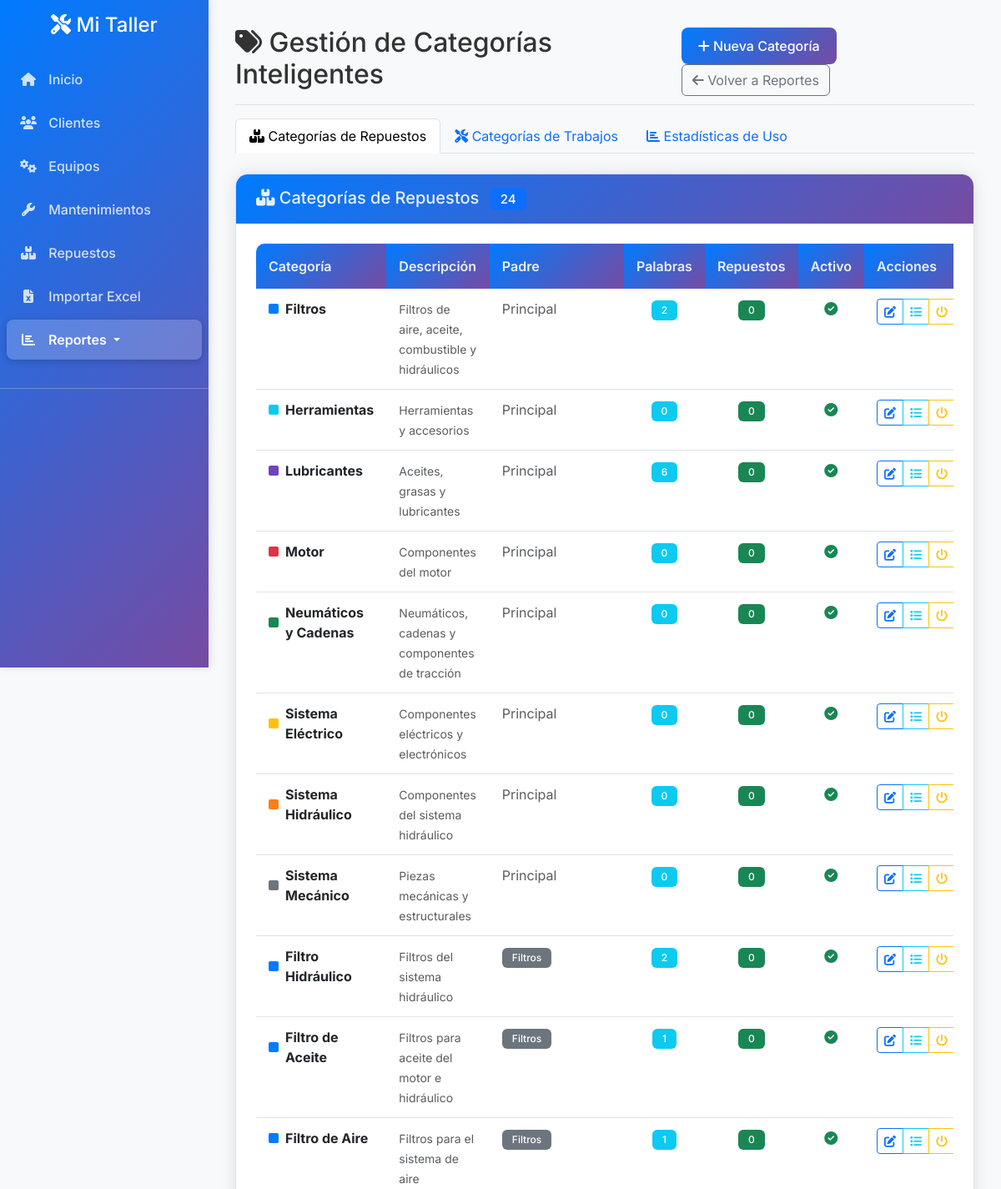
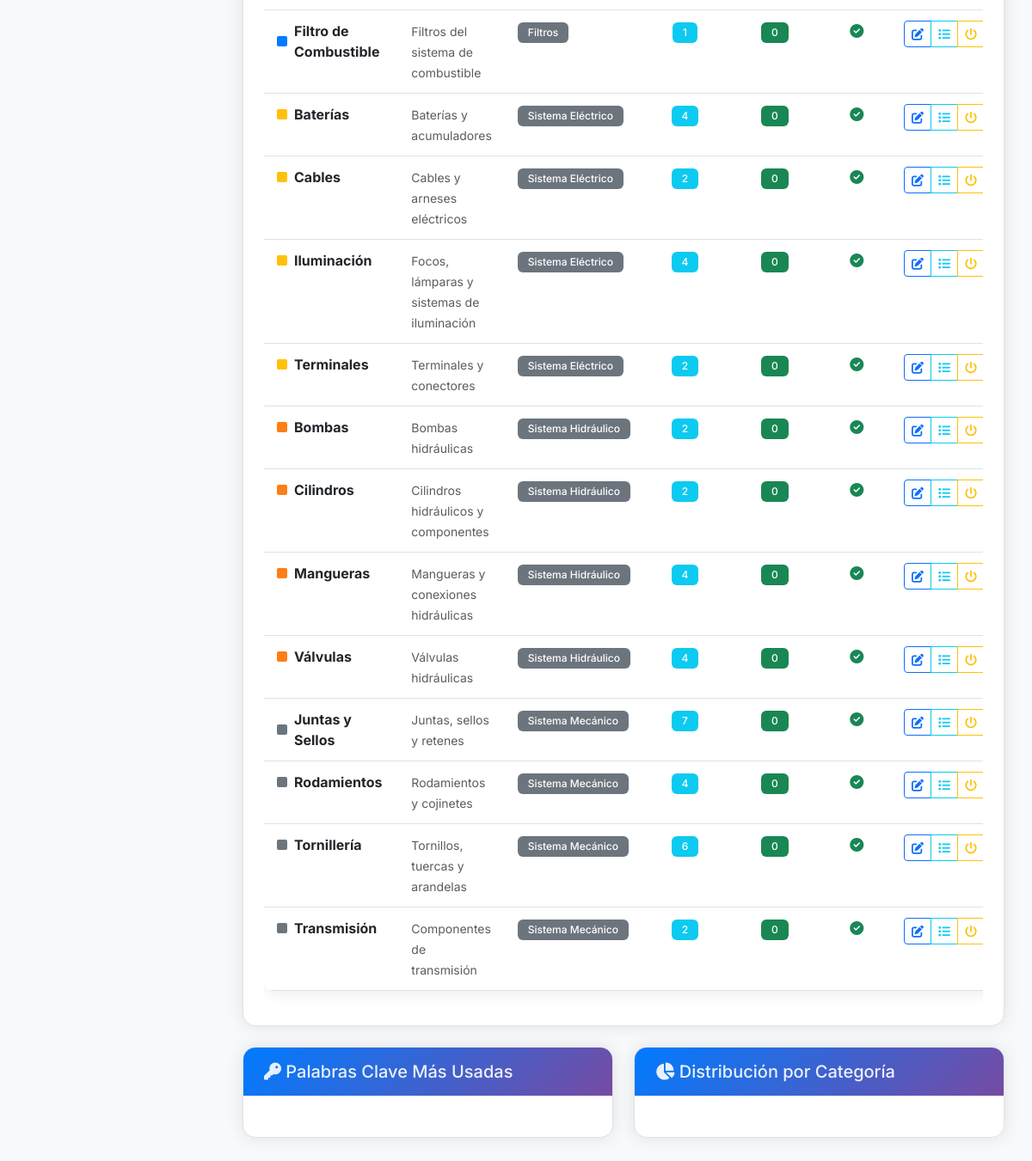
Page /gestion_categorias on the committed database (2 pictures, top to bottom).
### tables this page shows
CREATE TABLE categorias_repuestos (
            id INTEGER PRIMARY KEY AUTOINCREMENT,
            nombre VARCHAR(100) NOT NULL UNIQUE,
            categoria_padre VARCHAR(100),
            descripcion TEXT,
            color_codigo VARCHAR(7) DEFAULT '#007bff',
            activo BOOLEAN DEFAULT 1,
            created_at TIMESTAMP DEFAULT CURRENT_TIMESTAMP
        );

### app.py (the view)
@app.route('/gestion_categorias')
def gestion_categorias():
    try:
        conn = get_db_connection()
        categorias_repuestos = conn.execute('''
            SELECT
                c.*,
                COUNT(p.id) as num_palabras
            FROM categorias_repuestos c
            LEFT JOIN palabras_clave_repuestos p ON c.id = p.categoria_id
            GROUP BY c.id
            ORDER BY c.categoria_padre, c.nombre
        ''').fetchall()
        categorias_trabajos = conn.execute('''
            SELECT
                c.*,
                COUNT(p.id) as num_palabras
            FROM categorias_trabajos c
            LEFT JOIN palabras_clave_trabajos p ON c.id = p.categoria_id
            GROUP BY c.id
            ORDER BY c.categoria_padre, c.nombre
        ''').fetchall()
        total_categorias = len(categorias_repuestos) + len(categorias_trabajos)
        total_palabras = conn.execute('''
            SELECT
                (SELECT COUNT(*) FROM palabras_clave_repuestos WHERE activo = 1) +
                (SELECT COUNT(*) FROM palabras_clave_trabajos WHERE activo = 1)
        ''').fetchone()[0]
        clasificaciones_automaticas = conn.execute('''
            SELECT COUNT(*) FROM clasificaciones_automaticas
        ''').fetchone()[0]
        conn.close()
        return render_template('gestion_categorias.html',
                             categorias_repuestos=categorias_repuestos,
                             categorias_trabajos=categorias_trabajos,
                             total_categorias=total_categorias,
                             total_palabras=total_palabras,
                             clasificaciones_automaticas=clasificaciones_automaticas)
    except Exception as e:
        logging.error(f"Error en gestion_categorias: {str(e)}")
        flash(f"Error al cargar la gestión de categorías: {str(e)}", "error")
        return redirect(url_for('reportes'))

### app.py (called while the page is built, shortened)
def get_db_connection():
    try:
        conn = sqlite3.connect(DATABASE, timeout=30.0)
        conn.row_factory = sqlite3.Row
        conn.execute('PRAGMA foreign_keys = ON')
        conn.execute('PRAGMA journal_mode = WAL')
        conn.execute('PRAGMA synchronous = NORMAL')
        conn.execute('PRAGMA cache_size = 10000')
        conn.execute('PRAGMA temp_store = MEMORY')
        conn.execute('PRAGMA mmap_size = 268435456')  # 256MB
        return conn
    except Exception as e:
        logging.error(f"Error conectando a la base de datos: {str(e)}")
        raise

@app.before_request
def load_user():
    g.user = None

### templates/gestion_categorias.html (shortened to what this page needs)
{% extends "base.html" %}
{% block content %}
<div class="d-flex justify-content-between flex-wrap flex-md-nowrap align-items-center pb-2 mb-3 border-bottom">
    <h1 class="h2"><i class="fas fa-tags"></i> Gestión de Categorías Inteligentes</h1>
    <div class="btn-toolbar mb-2 mb-md-0">
        <button class="btn btn-primary me-2" data-bs-toggle="modal" data-bs-target="#modalNuevaCategoria">
            <i class="fas fa-plus"></i> Nueva Categoría
        </button>
        <a href="{{ url_for('reportes') }}" class="btn btn-outline-secondary">
            <i class="fas fa-arrow-left"></i> Volver a Reportes
        </a>
    </div>
</div>
<ul class="nav nav-tabs mb-4" id="categoriasTabs" role="tablist">
    <li class="nav-item" role="presentation">
        <button class="nav-link active" id="repuestos-tab" data-bs-toggle="tab" data-bs-target="#repuestos" type="button" role="tab">
            <i class="fas fa-boxes"></i> Categorías de Repuestos
        </button>
    </li>
    <li class="nav-item" role="presentation">
        <button class="nav-link" id="trabajos-tab" data-bs-toggle="tab" data-bs-target="#trabajos" type="button" role="tab">
            <i class="fas fa-tools"></i> Categorías de Trabajos
        </button>
    </li>
    <li class="nav-item" role="presentation">
        <button class="nav-link" id="estadisticas-tab" data-bs-toggle="tab" data-bs-target="#estadisticas" type="button" role="tab">
            <i class="fas fa-chart-bar"></i> Estadísticas de Uso
        </button>
    </li>
</ul>
<div class="tab-content" id="categoriasTabContent">
    <div class="tab-pane fade show active" id="repuestos" role="tabpanel">
        <div class="row mb-4">
            <div class="col-12">
                <div class="card">
                    <div class="card-header">
                        <h5 class="mb-0">
                            <i class="fas fa-boxes"></i> Categorías de Repuestos
                            <span class="badge bg-primary ms-2" id="count-repuestos">{{ categorias_repuestos|length }}</span>
                        </h5>
                    </div>
                    <div class="card-body">
                        <div class="table-responsive">
                            <table class="table table-hover">
                                <thead class="table-light">
                                    <tr>
                                        <th>Categoría</th>
                                        <th>Descripción</th>
                                        <th>Padre</th>
                                        <th class="text-center">Palabras</th>
                                        <th class="text-center">Repuestos</th>
                                        <th class="text-center">Activo</th>
                                        <th width="150">Acciones</th>
                                    </tr>
                                </thead>
                                <tbody id="tabla-categorias-repuestos">
                                    {% for categoria in categorias_repuestos %}
                                    <tr>
                                        <td>
                                            <div class="d-flex align-items-center">
                                                <div class="color-indicator me-2 categoria-color" style="--categoria-color: {{ categoria.color_codigo or '#007bff' }};"></div>
                                                <strong>{{ categoria.nombre }}</strong>
                                            </div>
                                        </td>
                                        <td>
                                            <small class="text-muted">{{ categoria.descripcion or 'Sin descripción' }}</small>
                                        </td>
                                        <td>
                                            {% if categoria.categoria_padre %}
                                                <span class="badge bg-secondary">{{ categoria.categoria_padre }}</span>
                                            {% else %}
                                                <span class="text-muted">Principal</span>
                                            {% endif %}
                                        </td>
                                        <td class="text-center">
                                            <span class="badge bg-info">{{ categoria.num_palabras or 0 }}</span>
                                        </td>
                                        <td class="text-center">
                                            <span class="badge bg-success">{{ categoria.num_repuestos or 0 }}</span>
                                        </td>
                                        <td class="text-center">
                                            {% if categoria.activo %}
                                                <i class="fas fa-check-circle text-success" title="Activo"></i>
                                            {% else %}
                                                <i class="fas fa-times-circle text-danger" title="Inactivo"></i>
                                            {% endif %}
                                        </td>
                                        <td>
                                            <div class="btn-group btn-group-sm">
                                                <button class="btn btn-outline-primary btn-editar-categoria"
                                                        data-categoria-id="{{ categoria.id }}"
                                                        data-categoria-nombre="{{ categoria.nombre }}"
                                                        data-categoria-descripcion="{{ categoria.descripcion or '' }}"
                                                        data-categoria-padre="{{ categoria.categoria_padre_id or '' }}"
                                                        data-categoria-activo="{{ categoria.activo|lower }}"
                                                        data-tipo="repuesto"
                                                        title="Editar">
                                                    <i class="fas fa-edit"></i>
                                                </button>
                                                <button class="btn btn-outline-info btn-ver-palabras"
                                                        data-categoria-id="{{ categoria.id }}" data-categoria-nombre="{{ categoria.nombre }}"
                                                        title="Ver palabras clave">
                                                    <i class="fas fa-list"></i>
                                                </button>
                                                <button class="btn btn-outline-warning btn-toggle-categoria"
                                                        data-categoria-id="{{ categoria.id }}" data-tipo="repuesto" data-categoria-activo="{{ categoria.activo|lower }}"
                                                        title="Activar/Desactivar">
                                                    <i class="fas fa-power-off"></i>
                                                </button>
                                            </div>
                                        </td>
                                    </tr>
                                    {% endfor %}
                                </tbody>
                            </table>
                        </div>
                    </div>
                </div>
            </div>
        </div>
        <div class="row">
            <div class="col-md-6">
                <div class="card">
                    <div class="card-header">
                        <h5 class="mb-0">
                            <i class="fas fa-key"></i> Palabras Clave Más Usadas
                        </h5>
                    </div>
                    <div class="card-body">
                    </div>
                </div>
            </div>
            <div class="col-md-6">
                <div class="card">
                    <div class="card-header">
                        <h5 class="mb-0">
                            <i class="fas fa-chart-pie"></i> Distribución por Categoría
                        </h5>
                    </div>
                    <div class="card-body">
                    </div>
                </div>
            </div>
        </div>
    </div>
    </div>
</div>
{% endblock %}

### static/css/themes.css (style rules this page uses)
:root { --color-primary: #007bff; --color-secondary: #6c757d; --color-success: #28a745; --color-danger: #dc3545; --color-warning: #ffc107; --color-info: #17a2b8; --bg-primary: #ffffff; --bg-secondary: #f8f9fa; --bg-tertiary: #e9ecef; --bg-card: var(--bg-primary); --bg-accent: linear-gradient(135deg, var(--color-primary) 0%, #764ba2 100%); --bg-body: var(--bg-secondary); --text-primary: #333333; --text-secondary: #6c757d; --text-muted: #6c757d; --text-light: rgba(255,255,255,0.9); --text-white: #ffffff; --border-color: #dee2e6; --border-light: rgba(0,0,0,0.125); --border-radius: 0.375rem; --success: var(--color-success); --warning: var(--color-warning); --danger: var(--color-danger); --info: var(--color-info); --sidebar-bg: var(--bg-accent); --sidebar-text: rgba(255,255,255,0.8); --sidebar-text-hover: #ffffff; --sidebar-active: rgba(255,255,255,0.2); --shadow: 0 0 20px rgba(0,0,0,0.1); --shadow-hover: 0 5px 25px rgba(0,0,0,0.15); --shadow-lg: 0 10px 40px rgba(0,0,0,0.15); --transition-fast: 0.2s ease; --transition-normal: 0.3s ease; --transition-slow: 0.5s ease; }
body { background-color: var(--bg-body) !important; color: var(--text-primary) !important; transition: all var(--transition-normal); font-family: 'Segoe UI', Tahoma, Geneva, Verdana, sans-serif; }
.card { background-color: var(--bg-card) !important; border-color: var(--border-color) !important; color: var(--text-primary) !important; }
.card-header { background-color: var(--bg-secondary) !important; border-color: var(--border-color) !important; color: var(--text-primary) !important; }
.btn-primary { background-color: var(--color-primary) !important; border-color: var(--color-primary) !important; }
.card { background-color: var(--bg-primary) !important; border: 1px solid var(--border-color) !important; border-radius: 15px !important; box-shadow: var(--shadow) !important; transition: all var(--transition-normal); overflow: hidden; }
.card-header { background: var(--bg-accent) !important; color: var(--text-light) !important; border-bottom: none !important; font-weight: 600; padding: 1rem 1.5rem; }
.card-body { padding: 1.5rem; }
.btn-primary { background: var(--bg-accent) !important; border: none !important; border-radius: 8px !important; padding: 10px 20px; font-weight: 500; transition: all var(--transition-fast); }
.table { background-color: var(--bg-primary) !important; color: var(--text-primary) !important; border-radius: 10px; overflow: hidden; box-shadow: var(--shadow); }
.table thead th { background: var(--bg-accent) !important; color: var(--text-light) !important; border: none !important; font-weight: 600; padding: 15px; }
.table tbody tr { transition: all var(--transition-fast); }
.table tbody td { padding: 12px 15px; border-color: var(--border-color) !important; }
.badge { border-radius: 6px !important; padding: 6px 12px; font-weight: 500; }

### templates/base.html (style rules this page uses)
body, .sidebar { font-family: 'Inter', 'Segoe UI', Tahoma, Geneva, Verdana, sans-serif !important; }

### templates/gestion_categorias.html (style rules this page uses)
.categoria-color { width: 12px; height: 12px; border-radius: 2px; background-color: var(--categoria-color, #007bff); display: inline-block; flex-shrink: 0; }
.color-indicator { min-width: 12px; min-height: 12px; }

### rows in the picture
categorias_repuestos: nombre "Filtros", descripcion "Filtros de aire, aceite, combustible y hidráulicos", shows "Principal", num_palabras "2", num_repuestos "0", activo True (drawn)
categorias_repuestos: nombre "Herramientas", descripcion "Herramientas y accesorios", shows "Principal", num_palabras "0", num_repuestos "0", activo True (drawn)
categorias_repuestos: nombre "Lubricantes", descripcion "Aceites, grasas y lubricantes", shows "Principal", num_palabras "6", num_repuestos "0", activo True (drawn)
categorias_repuestos: nombre "Motor", descripcion "Componentes del motor", shows "Principal", num_palabras "0", num_repuestos "0", activo True (drawn)
categorias_repuestos: nombre "Neumáticos y Cadenas", descripcion "Neumáticos, cadenas y componentes de tracción", shows "Principal", num_palabras "0", num_repuestos "0", activo True (drawn)
categorias_repuestos: nombre "Sistema Eléctrico", descripcion "Componentes eléctricos y electrónicos", shows "Principal", num_palabras "0", num_repuestos "0", activo True (drawn)
categorias_repuestos: nombre "Sistema Hidráulico", descripcion "Componentes del sistema hidráulico", shows "Principal", num_palabras "0", num_repuestos "0", activo True (drawn)
categorias_repuestos: nombre "Sistema Mecánico", descripcion "Piezas mecánicas y estructurales", shows "Principal", num_palabras "0", num_repuestos "0", activo True (drawn)
categorias_repuestos: nombre "Filtro Hidráulico", descripcion "Filtros del sistema hidráulico", categoria_padre "Filtros", num_palabras "2", num_repuestos "0", activo True (drawn)
categorias_repuestos: nombre "Filtro de Aceite", descripcion "Filtros para aceite del motor e hidráulico", categoria_padre "Filtros", activo "1", num_repuestos "0"
categorias_repuestos: nombre "Filtro de Aire", descripcion "Filtros para el sistema de aire", categoria_padre "Filtros", activo "1", num_repuestos "0"
categorias_repuestos: nombre "Filtro de Combustible", descripcion "Filtros del sistema de combustible", categoria_padre "Filtros", activo "1", num_repuestos "0"
categorias_repuestos: nombre "Baterías", descripcion "Baterías y acumuladores", categoria_padre "Sistema Eléctrico", num_palabras "4", num_repuestos "0", activo True (drawn)
categorias_repuestos: nombre "Cables", descripcion "Cables y arneses eléctricos", categoria_padre "Sistema Eléctrico", num_palabras "2", num_repuestos "0", activo True (drawn)
categorias_repuestos: nombre "Iluminación", descripcion "Focos, lámparas y sistemas de iluminación", categoria_padre "Sistema Eléctrico", num_palabras "4", num_repuestos "0", activo True (drawn)
categorias_repuestos: nombre "Terminales", descripcion "Terminales y conectores", categoria_padre "Sistema Eléctrico", num_palabras "2", num_repuestos "0", activo True (drawn)
categorias_repuestos: nombre "Bombas", descripcion "Bombas hidráulicas", categoria_padre "Sistema Hidráulico", num_palabras "2", num_repuestos "0", activo True (drawn)
categorias_repuestos: nombre "Cilindros", descripcion "Cilindros hidráulicos y componentes", categoria_padre "Sistema Hidráulico", num_palabras "2", num_repuestos "0", activo True (drawn)
categorias_repuestos: nombre "Mangueras", descripcion "Mangueras y conexiones hidráulicas", categoria_padre "Sistema Hidráulico", num_palabras "4", num_repuestos "0", activo True (drawn)
categorias_repuestos: nombre "Válvulas", descripcion "Válvulas hidráulicas", categoria_padre "Sistema Hidráulico", num_palabras "4", num_repuestos "0", activo True (drawn)
categorias_repuestos: nombre "Juntas y Sellos", descripcion "Juntas, sellos y retenes", categoria_padre "Sistema Mecánico", num_palabras "7", num_repuestos "0", activo True (drawn)
categorias_repuestos: nombre "Rodamientos", descripcion "Rodamientos y cojinetes", categoria_padre "Sistema Mecánico", num_palabras "4", num_repuestos "0", activo True (drawn)
categorias_repuestos: nombre "Tornillería", descripcion "Tornillos, tuercas y arandelas", categoria_padre "Sistema Mecánico", num_palabras "6", num_repuestos "0", activo True (drawn)
categorias_repuestos: nombre "Transmisión", descripcion "Componentes de transmisión", categoria_padre "Sistema Mecánico", num_palabras "2", num_repuestos "0", activo True (drawn)

### other values in the picture
{{ categorias_repuestos|length }} "24"
